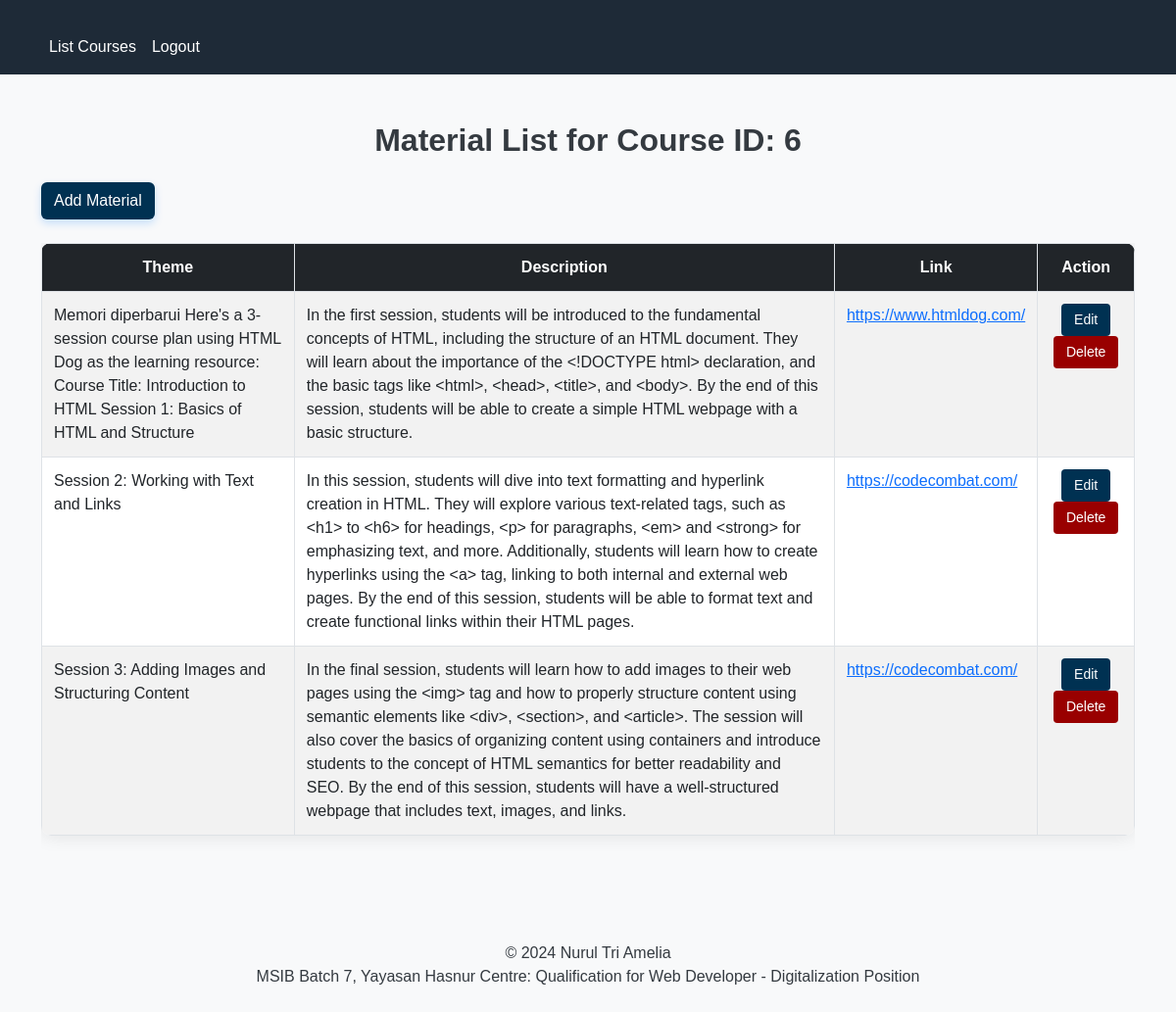
The page /materials.php?course_id=6 on the database as committed earlier.
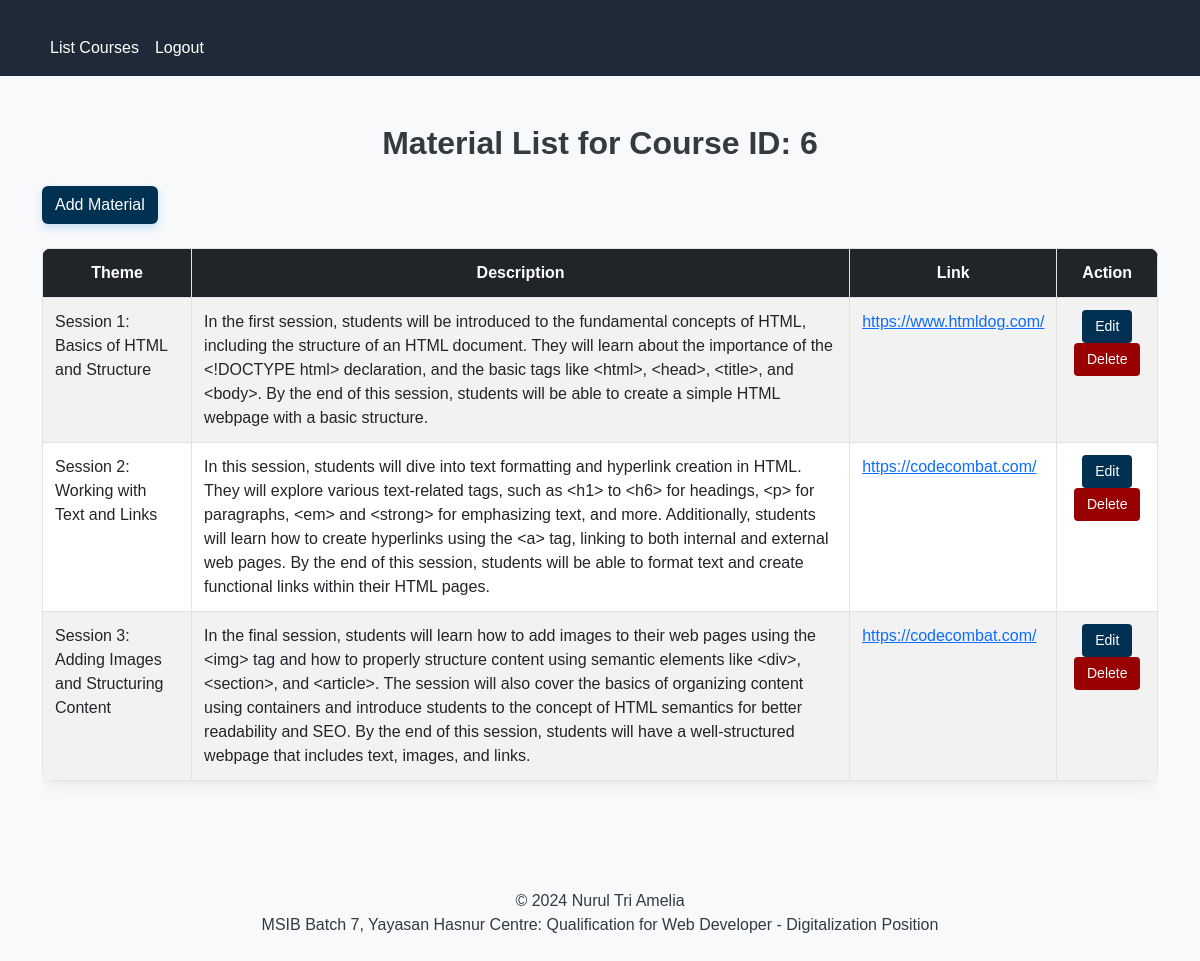
The same page on the database as committed later.
### tables this page shows
CREATE TABLE `material` (
  `id` int(11) NOT NULL,
  `course_id` int(11) DEFAULT NULL,
  `judul` varchar(255) NOT NULL,
  `deskripsi` text NOT NULL,
  `link_embed` text DEFAULT NULL
);

### materials.php (the view, shortened to what this page needs)
<?php
require('C:/xampp/htdocs/MSIB/databases/koneksi.php');
$course_id = intval($_GET['course_id']);
$query = "SELECT * FROM material WHERE course_id = ?";
$stmt = $koneksi->prepare($query);
$stmt->bind_param('i', $course_id);
if ($stmt->execute()) {
    $result = $stmt->get_result();
} else {
    die('Error: ' . $stmt->error);
}
require('C:/xampp/htdocs/MSIB/layouts/header.php');
?>
<!DOCTYPE html>
<html lang="en">
<head>
    <link href="style.css" rel="stylesheet">
    <link href="https://cdn.jsdelivr.net/npm/bootstrap@5.3.0/dist/css/bootstrap.min.css" rel="stylesheet">
</head>
<body>
<div class="container mt-5">
    <h1 class="text-center mb-4">Material List for Course ID: <?= htmlspecialchars($course_id); ?></h1>
    <a href="/MSIB/materi/tambah.php?course_id=<?= htmlspecialchars($course_id); ?>" class="btn btn-add mb-4">Add Material</a>
    <div class="table-responsive">
        <table class="table table-hover table-striped">
            <thead class="table-dark text-center">
                <tr>
                    <th>Theme</th>
                    <th>Description</th>
                    <th>Link</th>
                    <th>Action</th>
                </tr>
            </thead>
            <tbody>
                <?php while ($row = $result->fetch_assoc()) : ?>
                    <tr>
                        <td><?= htmlspecialchars($row['judul']); ?></td>
                        <td><?= htmlspecialchars($row['deskripsi']); ?></td>
                        <td>
                            <a href="<?= htmlspecialchars($row['link_embed']); ?>" target="_blank"><?= htmlspecialchars($row['link_embed']); ?></a>
                        </td>
                        <td class="text-center">
                            <a href="/MSIB/materi/edit.php?id=<?= htmlspecialchars($row['id']); ?>" class="btn btn-edit btn-sm">Edit</a>
                            <a href="/MSIB/materi/hapus.php?id=<?= htmlspecialchars($row['id']); ?>" class="btn btn-delete btn-sm" onclick="return confirm('Warning: Deleting this material will permanently remove it. Continue?')">Delete</a>
                        </td>
                    </tr>
                <?php endwhile; ?>
            </tbody>
        </table>
    </div>
</div>
<?php
require('C:/xampp/htdocs/MSIB/layouts/footer.php');
?>
</body>
</html>

### layouts/header.php (shortened to what this page needs)
<!DOCTYPE html>
<html lang="en">
<head>
    <link href="https://cdn.jsdelivr.net/npm/bootstrap@5.3.0/dist/css/bootstrap.min.css" rel="stylesheet">
</head>
<body>
<nav class="navbar navbar-expand-lg navbar-light navbar-custom">
    <div class="container">
        <div class="collapse navbar-collapse" id="navbarNav">
            <ul class="navbar-nav">
                <li class="nav-item">
                    <a class="nav-link <?php echo basename($_SERVER['PHP_SELF']) == 'courses.php' ? 'active' : ''; ?>" href="/MSIB/courses.php">List Courses</a>
                </li>
                <li class="nav-item">
                    <a class="nav-link <?php echo basename($_SERVER['PHP_SELF']) == 'logout.php' ? 'active' : ''; ?>" href="/MSIB/logout.php">Logout</a>
                </li>
            </ul>
        </div>
    </div>
</nav>
</body>
</html>

### layouts/footer.php (shortened to what this page needs)
</body>
</html>
<footer class="bg-light text-center text-lg-start mt-5 py-4">
    <div class="container">
        <div class="text-center">
            <p class="mb-0">&copy; <?= date("Y"); ?> Nurul Tri Amelia</p>
            <p class="mb-0">MSIB Batch 7, Yayasan Hasnur Centre: Qualification for Web Developer - Digitalization Position</p>
        </div>
    </div>
</footer>

### style.css (style rules this page uses)
.btn-edit { background-color: #003152 !important; color: white !important; padding: 5px 12px !important; }
.btn-add { background-color: #003152 !important; color: white !important; padding: 6px 12px !important; box-shadow: 0 4px 8px rgba(0, 123, 255, 0.2) !important; transition: background-color 0.3s, box-shadow 0.3s !important; }
.btn-delete { background-color: #990000 !important; color: white !important; padding: 5px 12px !important; }
body { font-family: 'Arial', sans-serif !important; background-color: #f8f9fa !important; color: #343a40 !important; }
h1 { font-weight: bold !important; font-size: 2rem !important; color: #343a40 !important; }
.table { border-radius: 10px !important; overflow: hidden !important; box-shadow: 0 0 20px rgba(0, 0, 0, 0.1) !important; }
.table thead { background-color: #343a40 !important; color: #ffffff !important; }
.table th, .table td { border: 1px solid #dee2e6 !important; padding: 0.75rem !important; }

### layouts/header.php (style rules this page uses)
.container { margin-top: 20px; }
.navbar-custom { background-color: #1e2a37; }
.nav-link { color: #FFFFFF !important; }

Rows that differ between the two databases and show on the page:
changed material "https://www.htmldog.com/": judul "Memori diperbarui Here's a 3-session course plan using HTML Dog as the learning resource: Course Title: Introduction to HTML Session 1: Basics of HTML and Structure" → "Session 1: Basics of HTML and Structure"
